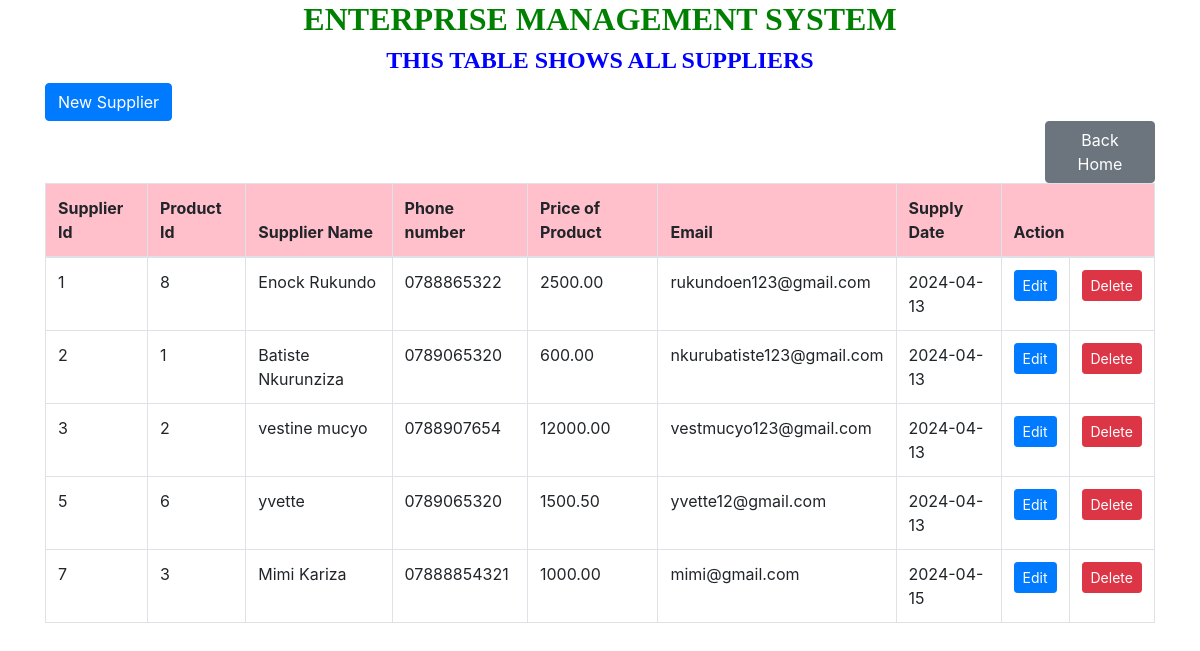
The app's page /viewsupplier.php with its own data.
### tables this page shows
CREATE TABLE `supplier` (
  `supply_id` int(11) NOT NULL,
  `product_id` int(11) DEFAULT NULL,
  `supplyname` varchar(100) DEFAULT NULL,
  `phone` varchar(20) DEFAULT NULL,
  `price` decimal(10,2) DEFAULT NULL,
  `email` varchar(100) DEFAULT NULL,
  `supply_date` date DEFAULT current_timestamp()
);

### viewsupplier.php (the view, shortened to what this page needs)
<!DOCTYPE html>
<html>
<head>
    <link href="https://stackpath.bootstrapcdn.com/bootstrap/4.5.2/css/bootstrap.min.css" rel="stylesheet">
</head>
<body>
    <div class="container">
        <h2 style="text-align: center; font-family: century; font-weight: bold; color: green;">ENTERPRISE MANAGEMENT SYSTEM</h2>
        <h4 style="text-align: center; font-family: century; font-weight: bold; color:blue;">THIS TABLE SHOWS ALL SUPPLIERS </h4>
        <a href="supply.php" class="btn btn-primary" style="margin-top: 0px;">New Supplier</a>
        <a href="home.php" class="btn btn-secondary" style="margin-left: 1000px;">Back Home</a>
        <table class="table table-bordered" style="margin-left:0px;">
            <thead bgcolor="pink">
                <tr>
                    <th>Supplier Id</th>
                    <th>Product Id</th>
                    <th>Supplier Name</th>
                    <th>Phone number</th>
                    <th>Price of Product</th>
                    <th>Email</th>
                    <th>Supply Date</th>
                    <th colspan="2">Action</th>
                </tr>
            </thead>
            <tbody>
                <?php
                include "dbconnection.php";
                $sql = "SELECT * FROM Supplier";
                $result = $connection->query($sql);
                while ($row = $result->fetch_assoc()) {
                    echo "
                    <tr>
                        <td>{$row['supply_id']}</td>
                        <td>{$row['product_id']}</td>
                        <td>{$row['supplyname']}</td>
                        <td>{$row['phone']}</td>
                        <td>{$row['price']}</td>
                        <td>{$row['email']}</td>
                        <td>{$row['supply_date']}</td>
                        <td>
                            <a href='/Enterprise_management_system/editsupply.php?supply_id={$row['supply_id']}' class='btn btn-primary btn-sm'>Edit</a></td>
                            <td>
                            <a href='/Enterprise_management_system/deletesupply.php?supply_id={$row['supply_id']}' class='btn btn-danger btn-sm'>Delete</a>
                        </td>
                    </tr>
                    ";
                }
                ?>
            </tbody>
        </table>
    </div>
</body>
</html>

### records on screen
supplier: supply_id "1", product "8", supplyname "Enock Rukundo", phone "0788865322", price "2500.00", email "rukundoen123@gmail.com", supply_date "2024-04-13"
supplier: supply_id "2", product "1", supplyname "Batiste Nkurunziza", phone "0789065320", price "600.00", email "nkurubatiste123@gmail.com", supply_date "2024-04-13"
supplier: supply_id "3", product "2", supplyname "vestine mucyo", phone "0788907654", price "12000.00", email "vestmucyo123@gmail.com", supply_date "2024-04-13"
supplier: supply_id "5", product "6", supplyname "yvette", phone "0789065320", price "1500.50", email "yvette12@gmail.com", supply_date "2024-04-13"
supplier: supply_id "7", product "3", supplyname "Mimi Kariza", phone "07888854321", price "1000.00", email "mimi@gmail.com", supply_date "2024-04-15"
